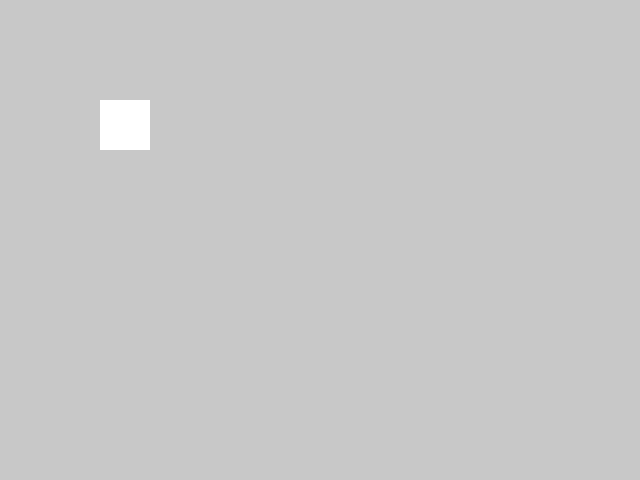
Frame 1 (no input)
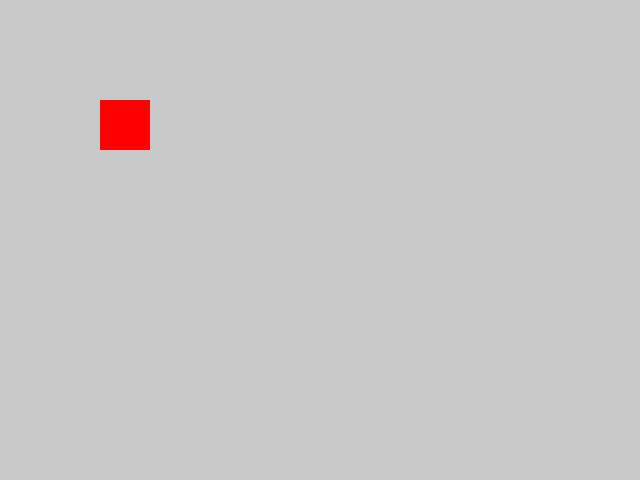
Frame 60 (the mouse pressed at the canvas centre just before this capture)
Frame 120 (the mouse held since frame 60 and released just before this capture): identical to frame 60, image omitted

The Processing sketch that drew these frames (run headless with seeded random() and noise(); from frame 60 on, the mouse is pressed at the canvas centre):

// Processing sketch: nigaro_rec
// ── nigaro_rec.pde
//Window
final int windowWidth = 640;
final int windowHeight = 480;

//Colors
final color gray = color(200);
final color black = color(0,0,0);
final color red = color(255,0,0);
final color yellow = color(250,170,50);

class Nigaro
{
  int x;
  int y;
  int rwidth;
  int rheight;
  color c;
  
  Nigaro (int x, int y, int rwidth, int rheight, color c)
  {
    this.x = x;
    this.y = y;
    this.rwidth = rwidth;
    this.rheight = rheight;
    this.c = c;
  }
  
  void Draw()
  {
    rect(x, y, rwidth, rheight);
  }
}

void settings ()
{
  size(windowWidth, windowHeight);
}

Nigaro a;

void setup()
{
  a = new Nigaro(100,100,50,50,red);
}

void draw()
{
  background(gray);
  noStroke();
  a.Draw();
  fill(red);
  
}
